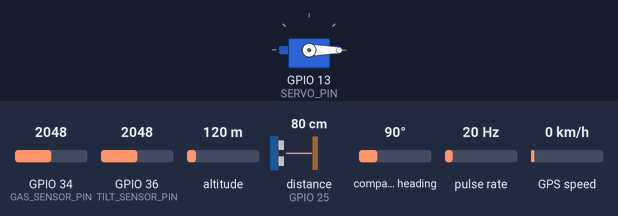
Bench run of a sketch on a simulated ESP32. Shown: servo. Wiring (inferred from the names in the program): ultrasonic range finder: trigger GPIO 26; echo GPIO 25; pulse sensor: data GPIO 27. The test bench sets the inputs (shaded band); at power-on: GPIO 36 (TILT_SENSOR_PIN) = 2048, GPIO 34 (GAS_SENSOR_PIN) = 2048, altitude 120 m, distance to the obstacle (sensor on GPIO 25) 80 cm, compass heading 90°, pulse rate 20 Hz, GPS speed 0 km/h. The echo pulse lasts 58.3 µs per cm; WiFi joins after 1.5 s; servers stay silent unless stated; the GPS gets a fix after 3 s at 37.7749, -122.4194 with 8 satellites; web services answer with replies made up by the test bench; what the sketch prints to the serial monitor is not drawn.

Above: at 2.9 s.
3.0 s: GPIO 36 (TILT_SENSOR_PIN) set to 1066
5.2 s: GPIO 36 (TILT_SENSOR_PIN) set to 932
At 5.9 s:
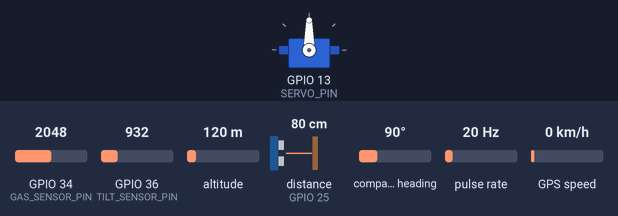
Timing chart, 0 to 8.2 s (numbered marks = the images above; inputs shaded):
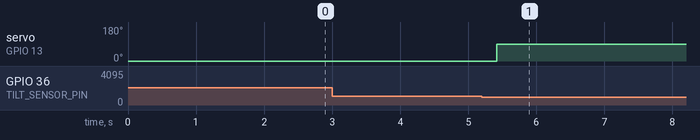

The sketch:

smart_manhole_monitor.ino
```cpp
#include <ESP32Servo.h>
#include <SPI.h>
#include <MFRC522.h>
#include <WiFi.h>
#include <HTTPClient.h>
#include <TinyGPS++.h>
#include <HardwareSerial.h>

// 🔐 Replace with your Wi-Fi credentials
const char* ssid = "YOUR_WIFI_SSID";
const char* password = "YOUR_WIFI_PASSWORD";

// 🔐 Replace with your Telegram Bot Token and Chat ID
const char* botToken = "YOUR_BOT_TOKEN";
const char* chatID = "YOUR_CHAT_ID";

// Tilt & RFID
#define TILT_SENSOR_PIN 36
#define SERVO_PIN 13
#define SS_PIN 5
#define RST_PIN 22

// Ultrasonic Sensor
#define TRIG_PIN 26
#define ECHO_PIN 25
#define MANHOLE_DEPTH 50

// Flow Sensor
#define FLOW_SENSOR_PIN 27
#define FLOW_RATE_THRESHOLD 0.5
volatile int flowPulseCount = 0;
float flowRate;

// Gas Sensor
#define GAS_SENSOR_PIN 34
#define GAS_THRESHOLD 2500

Servo lidServo;
MFRC522 mfrc522(SS_PIN, RST_PIN);
bool lidClosed = false;
const char* authorizedUID = "6391CB30";

// GPS Module
TinyGPSPlus gps;
HardwareSerial SerialGPS(1); // RX = 16, TX = 17

void IRAM_ATTR countFlowPulses() {
    flowPulseCount++;
}

void sendTelegramAlert(String message) {
    HTTPClient http;
    String url = "https://api.telegram.org/bot" + String(botToken) +
                 "/sendMessage?chat_id=" + String(chatID) +
                 "&text=" + message;
    http.begin(url);
    http.GET();
    http.end();
}

void sendGPSLocation() {
    if (gps.location.isValid()) {
        float lat = gps.location.lat();
        float lng = gps.location.lng();
        String locationMsg = "📍 GPS Location: " + String(lat, 6) + ", " + String(lng, 6);
        sendTelegramAlert(locationMsg);
    }
}

void setup() {
    Serial.begin(115200);

    // WiFi
    WiFi.begin(ssid, password);
    while (WiFi.status() != WL_CONNECTED) delay(500);
    sendTelegramAlert("✅ System Ready!");

    // GPS
    SerialGPS.begin(9600, SERIAL_8N1, 16, 17); // RX=16, TX=17

    // Sensors
    pinMode(TILT_SENSOR_PIN, INPUT);
    pinMode(TRIG_PIN, OUTPUT);
    pinMode(ECHO_PIN, INPUT);
    pinMode(FLOW_SENSOR_PIN, INPUT_PULLUP);
    pinMode(GAS_SENSOR_PIN, INPUT);
    attachInterrupt(digitalPinToInterrupt(FLOW_SENSOR_PIN), countFlowPulses, RISING);

    lidServo.attach(SERVO_PIN);
    lidServo.write(0);
    SPI.begin();
    mfrc522.PCD_Init();
}

void loop() {
    while (SerialGPS.available()) {
        gps.encode(SerialGPS.read());
    }

    checkTiltSensor();
    checkWaterLevel();
    checkFlowRate();
    checkGasLevel();

    delay(1000);
}

void checkTiltSensor() {
    int tiltValue = analogRead(TILT_SENSOR_PIN);

    if (tiltValue < 1000 && !lidClosed) {
        lidServo.write(90);
        lidClosed = true;
        sendTelegramAlert("🚨 Tilt detected! Closing secondary lid...");
        sendGPSLocation();
    }
    else if (lidClosed) {
        String scannedUID = readRFID();
        if (scannedUID == authorizedUID) {
            lidServo.write(0);
            lidClosed = false;
            sendTelegramAlert("✅ Authorized RFID scanned! Opening lid...");
            sendGPSLocation();
        }
    }
}

void checkWaterLevel() {
    digitalWrite(TRIG_PIN, LOW);
    delayMicroseconds(2);
    digitalWrite(TRIG_PIN, HIGH);
    delayMicroseconds(10);
    digitalWrite(TRIG_PIN, LOW);

    long duration = pulseIn(ECHO_PIN, HIGH, 30000);
    float distance = duration * 0.034 / 2;
    if (distance <= 0 || distance > MANHOLE_DEPTH) distance = MANHOLE_DEPTH;

    float waterLevel = MANHOLE_DEPTH - distance;

    if (distance >= 40) {
        Serial.println("💧 Manhole is EMPTY.");
    }
    else if (distance > 20 && distance < 40) {
        sendTelegramAlert("⚠ Manhole is HALF-FILLED.");
        sendGPSLocation();
    }
    else {
        sendTelegramAlert("🚨 Manhole is FULLY FILLED! Overflow Warning!");
        sendGPSLocation();
    }
}

void checkFlowRate() {
    static unsigned long lastTime = 0;
    unsigned long currentTime = millis();
    if (currentTime - lastTime >= 1000) {
        flowRate = (flowPulseCount / 7.5);
        if (flowRate >= FLOW_RATE_THRESHOLD) {
            String msg = "💧 Flow Rate: " + String(flowRate) + " L/min";
            sendTelegramAlert(msg);
            sendGPSLocation();
        }
        flowPulseCount = 0;
        lastTime = currentTime;
    }
}

void checkGasLevel() {
    int gasValue = analogRead(GAS_SENSOR_PIN);
    if (gasValue > GAS_THRESHOLD) {
        sendTelegramAlert("🚨 Toxic gases detected! Unsafe for workers!");
        sendGPSLocation();
    }
}

String readRFID() {
    if (!mfrc522.PICC_IsNewCardPresent()) return "";
    if (!mfrc522.PICC_ReadCardSerial()) return "";

    String uid = "";
    for (byte i = 0; i < mfrc522.uid.size; i++) {
        uid += String(mfrc522.uid.uidByte[i], HEX);
    }

    uid.toUpperCase();
    mfrc522.PICC_HaltA();
    return uid;
}
```

Measured:
- the behaviour switches between 1000 and 999 on GPIO 36 (TILT_SENSOR_PIN) (found by bisection; images 0 and 1)
- after the input at 3.0 s, every drawn part: stays the same
- after the input at 5.2 s, servo on GPIO 13 (SERVO_PIN): 0° → 90° after 0.22 s
